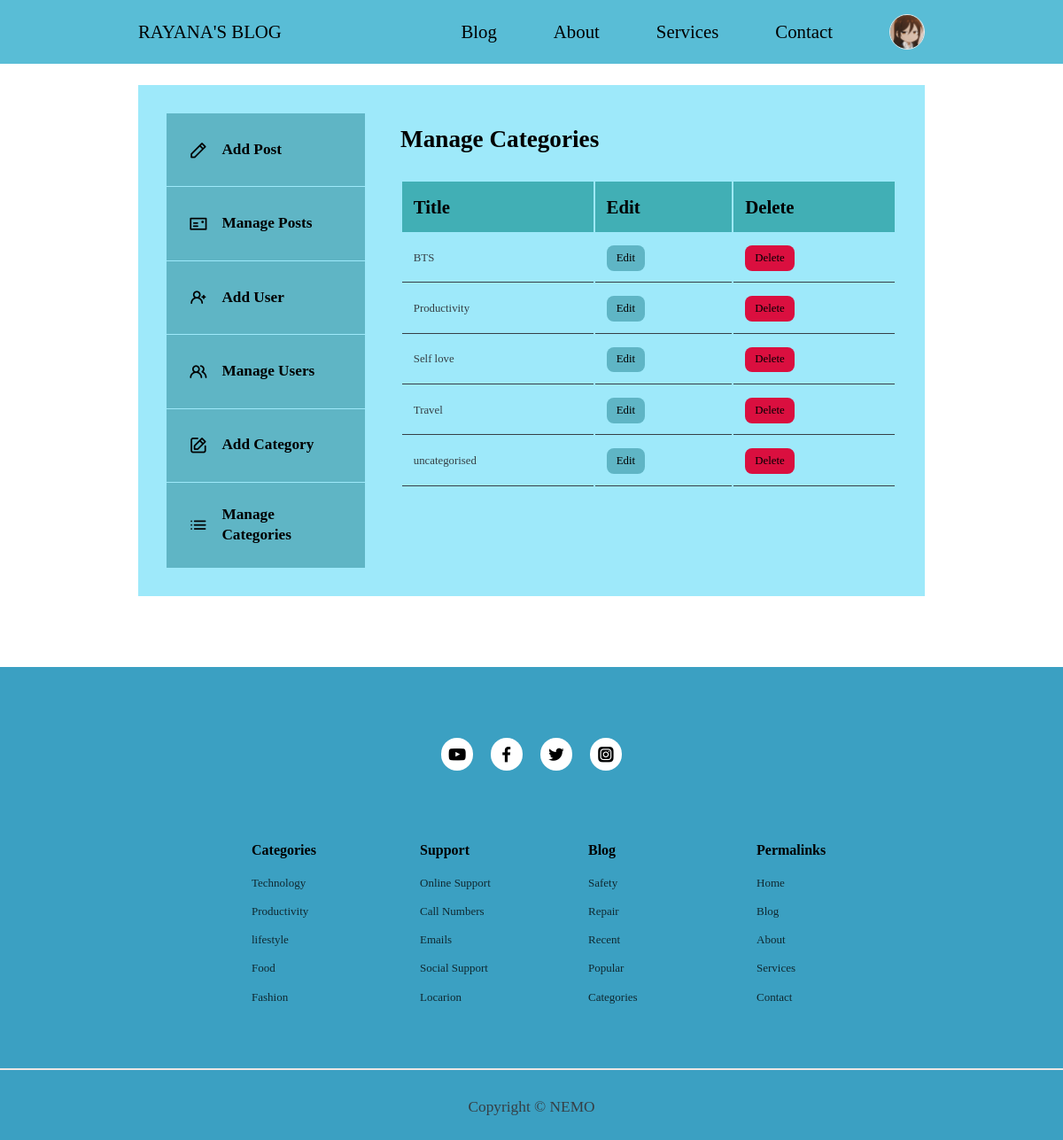
/admin/manage-categories.php (signed in), run on the app's committed database.
### tables this page shows
CREATE TABLE `users` (
  `id` int(11) UNSIGNED NOT NULL,
  `firstname` varchar(50) NOT NULL,
  `lastname` varchar(50) NOT NULL,
  `username` varchar(50) NOT NULL,
  `email` varchar(100) NOT NULL,
  `password` varchar(255) NOT NULL,
  `avatar` varchar(255) NOT NULL,
  `is_admin` tinyint(2) NOT NULL
);

CREATE TABLE `categories` (
  `id` int(11) UNSIGNED NOT NULL,
  `title` varchar(50) NOT NULL,
  `description` text NOT NULL
);

### admin/partials/header.php (called while the page is built, shortened)
<?php
require'../partials/header.php';

### admin/manage-categories.php (the view, shortened to what this page needs)
<?php
    include 'partials/header.php';
    $query="SELECT * FROM categories ORDER BY title ASC";
    $categories=mysqli_query($connection,$query);
?>
<section class="dashboard">
    <div class="container dashboard_container">
            <aside >
            <ul>
                <li>
                    <a href='add-post.php'><i class="uil uil-pen"></i>
                    <h5>Add Post</h5>
                    </a>
                </li>
                <li><a href='index.php'><i class="uil uil-postcard"></i>
                    <h5>Manage Posts</h5>
                    </a>
                </li>
                <?php if(isset($_SESSION['user_is_admin'])): ?>
                <li><a href='add-user.php'><i class="uil uil-user-plus"></i>
                    <h5>Add User</h5>
                    </a>
                </li>
                <li><a href='manage-users.php'><i class="uil uil-users-alt"></i>
                    <h5>Manage Users</h5>
                    </a>
                </li>
                <li><a href='add-category.php'><i class="uil uil-edit"></i>
                    <h5>Add Category</h5>
                    </a>
                </li>
                <li><a href='manage-categories.php'><i class="uil uil-list-ul"></i>
                    <h5>Manage Categories</h5>
                    </a>
                </li>
              <?php endif ?>
            </ul>
        </aside>
        <main>
            <h2>Manage Categories</h2>
            <?php if(mysqli_num_rows($categories)>0) : ?>
            <table>
                <thead>
                    <tr>
                        <th>Title</th>
                        <th>Edit</th>
                        <th>Delete</th>
                    </tr>
                </thead>
                <tbody>
                    <?php while($category = mysqli_fetch_assoc($categories)) : ?>
                    <tr>
                        <td><?= $category['title'] ?></td>
                        <td><a href='<?= ROOT_URL ?>admin/edit-category.php?id=<?= $category['id'] ?>' class="btn sm">Edit</a></td>
                        <td><a href='<?= ROOT_URL ?>admin/delete-category.php?id=<?= $category['id'] ?>' class="btn sm danger">Delete</a></td>
                    </tr>
                    <?php endwhile ?>
                </tbody>
            </table>
            <?php else : ?>
                <div class="alert_message error ">
                    <?= "No categories found"?>
                </div>
            <?php endif ?>
        </main>
    </div>
</section>
<?php
    include '../partials/footer.php';
?>

### partials/header.php (shortened to what this page needs)
<?php
require 'config/database.php';
if(isset($_SESSION['user-id'])){
    $id=filter_var($_SESSION['user-id'], FILTER_SANITIZE_NUMBER_INT);
    $query="SELECT avatar FROM users WHERE id=$id";
    $result=mysqli_query($connection,$query);
    $avatar=mysqli_fetch_assoc($result);
}
?>
<!DOCTYPE html>
<html lang="en">
<head>
    <link rel="stylesheet" href="<?=ROOT_URL ?>./css/style.css">
    <link rel="stylesheet" href="https://unicons.iconscout.com/release/v4.0.0/css/line.css">
</head>
<body>
    <nav>
        <div class="container nav_container">
            <a href="<?=ROOT_URL ?>" class="nav_logo">RAYANA'S BLOG</a>
            <ul class="nav_items" id="nav_items">
                <li><a href="<?=ROOT_URL ?>blog.php">Blog</a></li>
                <li><a href="<?=ROOT_URL ?>about.php">About</a></li>
                <li><a href="<?=ROOT_URL ?>services.php">Services</a></li>
                <li><a href="<?=ROOT_URL ?>contact.php">Contact</a></li>
                <?php if (isset($_SESSION['user-id'])): ?>
                    <li class="nav_profile">
                    <div class="avatar">
                        <img src="<?= ROOT_URL . 'images/'.$avatar['avatar'] ?>">
                    </div>
                </li>
                <?php else : ?>
                <li><a href="<?=ROOT_URL ?>signin.php">Signin</a></li>
                <?php endif ?>
            </ul>
        </div>
    </nav>

### css/style.css (style rules this page uses)
:root { --color-primary:#5fb5c5; --color-primary-light:#4ca89b; --color-primary-variant: #000000; --color-red: #da0f3f; --color-red-light: hsl(346, 87%, 46%, 15%); --color-green: #00c476; --color-green-light: hsl(156, 100%, 38%, 15%); --color-gray-900: #9ee9fa; --color-gray-700: #41afb5; --color-gray-300: rgba(242, 242, 254, 0.3); --color-gray-200: #363f45; --color-white: #000000; --color-bg:#ece8e5; --transition: all 300ms ease; --container-width-lg: 74%; --container-width-md: 88%; --form-width: 40%; --card-border-radius-1: 0.3rem; --card-border-radius-2: 0.5rem; --card-border-radius-3: 0.8rem; --card-border-radius-4: 2rem; --card-border-radius-5: 3rem; }
* { margin:0; padding:0; outline:0; border:0; box-sizing:border-box; appearance: 0; list-style:none; text-decoration: none; }
body { font-family: poppins; line-height:1.5; color: var(--color-gray-200); overflow-x:hidden; background:#ffff; font-size:1.3rem; }
.container { width:var(--container-width-lg); max-width:1800px; margin-inline:auto; }
section { margin-top:3rem; width:100vw; }
h1,h2,h3,h4,h5 { color:var(--color-white); line-height: 1.3; }
h2 { font-size:1.7rem; margin:1rem 0; }
a { color:var(--color-white); transition:var(--transition); }
img { display:block; width:100%; object-fit:cover; cursor:pointer; }
nav { background:rgb(89, 189, 214); width:100vw; height: 4.5rem; position: fixed; cursor:pointer; top:0; z-index:10; }
.nav_container { height:100%; display:flex; align-items:center; justify-content:space-between; }
.avatar { width:2.5rem; height:2.5rem; border-radius:50%; overflow:hidden; border:0.1rem solid var(--color-bg); }
.nav_items { display:flex; align-items:center; gap: 4rem; }
.nav_profile { position:relative; cursor:pointer; }
.btn { display:inline-block; width:fit-content; padding:0.6rem 1.2rem; background-color: var(--color-primary); border-radius: var(--card-border-radius-2); cursor:pointer; transition:var(--transition); color:var(--color-white) }
.btn.sm { padding:0.3rem 0.7rem; font-size:0.8rem; }
.btn.danger { background:var(--color-red); }
.dashboard { margin-top:6rem; }
.dashboard_container { display:grid; grid-template-columns: 14rem auto; gap:1rem; background:var(--color-gray-900); padding:2rem; margin-bottom:5rem; }
.dashboard aside a { background-color: var(--color-primary); display:flex; gap:1rem; align-items:center; padding:1.6rem; }
.dashboard aside ul li:not(:last-child) a { border-bottom:1px solid var(--color-gray-900); }
.dashboard main { margin-left:1.5rem; }
.dashboard main h2 { margin-bottom:2rem; line-height:1; }
.dashboard main table { width:100%; text-align: left; }
.dashboard main table th { background: var(--color-gray-700); padding:0.8rem; color:var(--color-white); }
.dashboard main table td { border-bottom:.1em solid var(--color-gray-200); padding:0.8rem; font-size:0.8rem; }

### data on the page
users: avatar (picture)
categories: title "BTS"
categories: title "Productivity"
categories: title "Self love"
categories: title "Travel"
categories: title "uncategorised"
